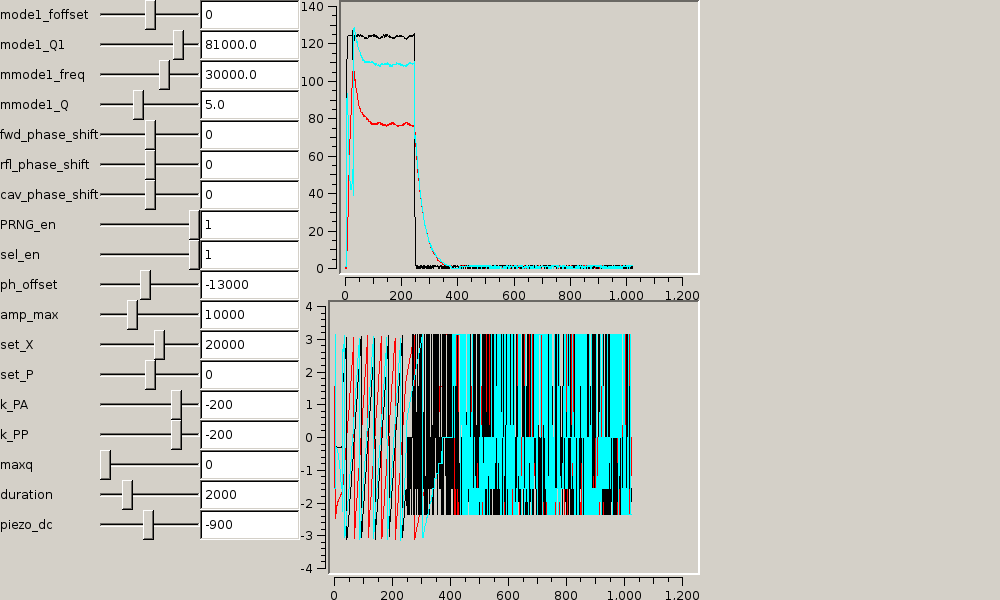

The script that drew this image:
#!/usr/bin/python

#from PyQt4.QtCore import *
#from PyQt4.QtGui import *
#from PyQt4.Qwt5 import *

import socket
import struct
import logging
import sys,getopt
import os
import random
import numpy
from matplotlib import pyplot as plt
import threading
import sys, time
from PyQt4 import QtCore, QtGui, Qwt5,Qt
import paramhg
sys.path.append('../runtime')
import eth_test

class qgui(QtGui.QWidget):
	def __init__(self,regs=None):
		QtGui.QWidget.__init__(self)

		self.setGeometry(300, 300, 1000, 600)
		self.setWindowTitle('qgui')
		self.fig1=Qwt5.QwtPlot()
		self.fig1.setParent(self)
		self.fig1.setGeometry(300,0,400,300)
		self.fig2=Qwt5.QwtPlot()
		self.fig2.setParent(self)
		self.fig2.setGeometry(300,300,400,300)
		self.curves1=[]
		self.curves2=[]
		pens=[QtCore.Qt.red,
				QtCore.Qt.black,
				QtCore.Qt.cyan,
				QtCore.Qt.darkCyan,
				QtCore.Qt.darkRed,
				QtCore.Qt.magenta,
				QtCore.Qt.darkMagenta,
				QtCore.Qt.green,
				QtCore.Qt.darkGreen,
				QtCore.Qt.yellow,
				QtCore.Qt.darkYellow,
				QtCore.Qt.blue,
				QtCore.Qt.darkBlue,
				QtCore.Qt.gray,
				QtCore.Qt.darkGray,
				QtCore.Qt.lightGray]

		for index in range(16): #up to 16 curves here
			self.curves1.append(Qwt5.QwtPlotCurve())
			self.curves1[index].attach(self.fig1)
			self.curves1[index].setPen(QtGui.QPen(pens[index]))
			self.curves2.append(Qwt5.QwtPlotCurve())
			self.curves2[index].attach(self.fig2)
			self.curves2[index].setPen(QtGui.QPen(pens[index]))
		self.layout = QtGui.QVBoxLayout(self)
		self.layout.setContentsMargins(0,0,0,0)
		self.layout.setSpacing(0)
		self.slider={}
		self.param={}
		index=0
		for reg in regs:
			self.slider[index]=param_slider(self,name=reg.name,process=self.test1,y0=index*30,init=reg.value,s_min=reg.min_value,s_max=reg.max_value)
			self.param[reg.name]=reg.value
			#self.slider[index].connect(self.test1)
			#print self.slider[index],index
			#self.layout.addWidget(self.slider[index])
			index=index+1
		print self.param
		self.socket = eth_test.setup_sock()
		write=write_thread(self.param,self.socket)#self.sender().addr,self.sender().value)
		write.start()

		self.read=read_and_plot_thread(self.socket)
		self.read.signal_got_new_data.connect(self.replot)
		self.read.start()
	def replot(self,value):
		index=0
		value=value.transpose()
		cav=value[0,:]+1j*value[1,:]
		fwd=value[2,:]+1j*value[3,:]
		ref=value[4,:]+1j*value[5,:]
		self.curves1[0].setData(range(value.shape[-1]),numpy.abs(cav))
		self.curves1[1].setData(range(value.shape[-1]),numpy.abs(fwd))
		self.curves1[2].setData(range(value.shape[-1]),numpy.abs(ref))
		self.curves2[0].setData(range(value.shape[-1]),numpy.angle(cav))
		self.curves2[1].setData(range(value.shape[-1]),numpy.angle(fwd))
		self.curves2[2].setData(range(value.shape[-1]),numpy.angle(ref))
		#print value,len(value.shape)
		#if len(value.shape)==1:
		#  self.curves1[index].setData(range(value.shape[-1]+1),value)
		#else:
		#  for line in value:
		#    #print index,line,value.shape[1]
		#    self.curves1[index].setData(range(value.shape[-1]),line)
		#    index=index+1
		self.fig1.replot()
		self.fig2.replot()
	def __del__(self):
		self.socket.close()
		print 'quitting qgui'
		try:
			QtGui.QWidget.__del__(self)
		except:
			pass
		#self.wait()
		return
	def closeEvent(self,event):
		self.read.stop()
		event.accept()

	def test1(self):
		#print self.__class__.__name__
		#print obj.__class__.__name__
		self.param[self.sender().name]=self.sender().value
		write=write_thread(self.param,self.socket)#self.sender().addr,self.sender().value)
		write.start()
		return
import posix_ipc,mmap
class write_thread(QtCore.QThread):
	#write_mq=posix_ipc.MessageQueue("/Write_Down",posix_ipc.O_CREAT,100)
	oldumask=os.umask(0)
	write_mq=posix_ipc.MessageQueue(name="/Write_Down",flags=posix_ipc.O_CREAT,mode=0666,max_messages=10,max_message_size=1500)
	os.umask(oldumask)

	def __init__(self,param,socket):#,addr,value):
		QtCore.QThread.__init__(self)
		print param
		self.socket=socket
		[self.regs,err_cnt]=paramhg.gen_reg_list(**param)
		print 'regs size',len(self.regs)
		self.addr=[reg.addr for reg in self.regs]
		self.value=[reg.value for reg in self.regs]
		#self.strs=[reg.print_regs() for reg in self.regs]
		self.p=eth_test.mem_gate_write_prep(self.addr,self.value)
		#print '\n'.join(strs)
		#self.addr=addr
		#self.value=value
	def __del__(self):
		print 'quitting write thread'
		try:
			QtCore.QThread.__del__(self)
			self.write_mq.close()
			self.write_mq.unlink()
		except:
			pass
		self.wait()
		#return
	def run(self):
		#print 'write to hardware',self.strs
		try:
			print 'message size',len(self.p),self.write_mq.max_message_size
			self.write_mq.send(self.p,1,2)
		except Exception as inst:
			print type(inst)
			print inst.args
			print inst
		#eth_test.mem_gate_write(self.socket,addr,value)
		return
		#self.terminate()

class read_and_plot_thread(QtCore.QThread):
	signal_got_new_data=QtCore.pyqtSignal(numpy.ndarray)
	oldumask=os.umask(0)
	exit_mq=posix_ipc.MessageQueue(name="/Exit_Up",flags=posix_ipc.O_CREAT,mode=0666,max_messages=10,max_message_size=1500)
	os.umask(oldumask)
	def __init__(self,socket):
		QtCore.QThread.__init__(self)
		self.cont=True
		#rom=eth_test.mem_gate_read(s,range(0,32))
		#eth_test.decode_lbnl_rom(rom)
		#self.fig=plt.figure(1)
		#self.fig.show()
		self.socket=socket
		self.addr=[]
		self.value=[]
		self.rewrite_lock=False
		self.data_array=[]
		self.index=0
		try:
			self.memUp=posix_ipc.SharedMemory('Up')
		except:
			#self.memUp_thread=threading.Thread(target=read_from_hardware)
			#self.memUp_thread.start()
			os.system('python data.py &')
			time.sleep(2)
			self.memUp=posix_ipc.SharedMemory('Up')
		self.mfUp=mmap.mmap(self.memUp.fd,self.memUp.size)
#def rewrite(self,addr,value):
#  self.addr=addr
#  self.value=value
#  self.rewrite_lock=True
#  return
	def __del__(self):
		#print self.memUp_thread.isAlive()
		self.exit_mq.send('Exit_Up')
		print 'quitting read thread, message sent'
		try:
			self.exit_mq.close()
			self.exit_mq.unlink()
			self.memUp.unlink()
			QtCore.QThread.__del__(self)
		except:
			pass
		return
		#self.wait()
	def stop(self):
		print 'quit read'
		self.cont=False
	def get_new_data(self):
		#res=eth_test.read_mem_buf(self.socket)
		self.mfUp.seek(0)
		res_str=self.mfUp.read(self.memUp.size)
		res=struct.unpack('!%dI'%((len(res_str))/4),res_str)
		self.index=self.index+1
		self.data_array=numpy.array([x-65536 if x>32767 else x for x in res]).reshape([-1,8])
		#self.data_array=numpy.array(res).reshape([-1,8])
		#numpy.array([range(self.index,self.index+8),range(3,11)])
	def run(self):
		while (self.cont):
			self.get_new_data()
			self.signal_got_new_data.emit(self.data_array)
			time.sleep(0.1) # artificial time delay
		self.terminate()

			#print res[1,:]
			#print self.rewrite_lock
			#print eth_test.mem_gate_write(self.socket,self.addr,self.value)

#eth_test.mem_gate_write(s,addr,value);
#    if self.rewrite_lock:
#        self.rewrite_lock=False
#    else:
#        numpy.savetxt("live%d.dat"%fcnt,res,'%6.0f')
#        fcnt += 1
#        plt.plot(res)
#        self.fig.canvas.draw()
#        time.sleep(0.1)
#        self.fig.clf()
#        print 'read and plot thread'
		#return

class QELabel(QtGui.QLabel):
	def __init__(self,parent):
		QtGui.QLabel.__init__(self,parent)
		def mouseReleaseEvent(self,ev):
			self.emit(QtCore.SIGNAL('clicked()'))


class label_slider_value(QtGui.QWidget):
	def __init__(self,diag,name,process=None,init=0,s_min=0,s_max=100,x0=0,y0=0,dx=100,dy=30,mode=0):
		QtGui.QWidget.__init__(self);
		self.label=QELabel(diag)
		self.label.setText(name)
		self.sld = QtGui.QSlider(QtCore.Qt.Horizontal, diag)
		self.sld.setFocusPolicy(QtCore.Qt.NoFocus)
		self.sld.setMinimum(s_min)
		self.sld.setMaximum(s_max)
		self.value=(0 if init==None else init);
		self.sld.setValue(self.value)
		self.edit=QtGui.QLineEdit(diag)
		self.update_value()
		self.sld.valueChanged.connect(self.sld_changed)
		self.edit.textChanged.connect(self.text_changed)
		if process:
			self.connect(self,QtCore.SIGNAL('value_changed'),process)
		if (mode==0):
			xlabel=x0;ylabel=y0;dxlabel=dx;dylabel=dy;
			xslider=x0+dx;yslider=y0;dxslider=dx;dyslider=dy;
			xvalue=x0+dx+dx;yvalue=y0;dxvalue=dx;dyvalue=dy;
		self.label.setGeometry(xlabel,ylabel,dxlabel,dylabel)
		self.sld.setGeometry(xslider,yslider,dxslider,dyslider)
		self.edit.setGeometry(xvalue,yvalue,dxvalue,dyvalue)
		self.xymax=[min(xlabel,xslider,xvalue),max(ylabel,yslider,yvalue)+dy]

		self.sld.sliderPressed.connect(self.press)
		self.label.connect(self.label,QtCore.SIGNAL('clicked()'),self.buttonClicked)

	def send_sig(self):
		self.emit(QtCore.SIGNAL('value_changed'))
	def text_changed(self):
		self.value=float(self.edit.text())
		self.update_value()
	def sld_changed(self):
		self.value=float(self.sld.value())
		self.update_value()
	def update_value(self):
		self.edit.setText(str(self.value))
		self.sld.setValue(self.value)
		self.send_sig()
	def get_xymax(self):
			return self.xymax
	def setValue(self,value):
		self.sld.setValue(value)
	def press(self):
		self.sld.setFocus()
	def buttonClicked(self):
		self.sld.setFocus()

class param_slider(label_slider_value):
	def __init__(self,diag,name,process=None,init=0,s_min=0,s_max=100,x0=0,y0=0,dx=100,dy=30,mode=0):
		label_slider_value.__init__(self,diag,name,process,init,s_min,s_max,x0,y0,dx,dy,mode)
		self.name=name;
		self.value=init

class params():
	def __init__(self,name,nominal,min_value,max_value):
		self.value=nominal
		self.min_value=min_value
		self.max_value=max_value
		self.name=name
if __name__=='__main__':
	par=[params('mode1_foffset',0,-1e4,1e4),
		params('mode1_Q1',8.1e4,4.4e4,8.9e4),
		params('mmode1_freq',30e3,10e3,40e3),
		params('mmode1_Q',5.0,2,10),
		#params('net1_coupling',100,0,200),
		#params('net2_coupling',200,0,200),
		#params('net3_coupling',150,0,200),
		params('fwd_phase_shift',0,-180,180),
		params('rfl_phase_shift',0,-180,180),
		params('cav_phase_shift',0,-180,180),
		params('PRNG_en',1,0,1),
		params('sel_en',1,0,1),
		params('ph_offset',-13000,-131072,131071),  # -13300 ?
		params('amp_max',10000,10,32767),
		params('set_X',20000,0,32767),
		params('set_P',0,-131072,131071),
		params('k_PA',-200,-1000,0),
		params('k_PP',-200,-1000,0),
		params('maxq',0,0,12000),
		params('duration',2000,1,8200),
		params('piezo_dc',-900,-32768,32767)  # -1400 ?
		]
	#regs={'t1':{'name':'t1','addr':1,'value':3},
	#'t2':{'name':'t1','addr':2,'value':3},
	#'t3':{'name':'t1','addr':3,'value':3},
	#'t4':{'name':'t1','addr':4,'value':3},
	#'t5':{'name':'t1','addr':5,'value':3},
	#'t6':{'name':'t1','addr':6,'value':3}}

	app=QtGui.QApplication(sys.argv)
	test=qgui(par)
	test.show()
	print 'here'
	app.exec_()
